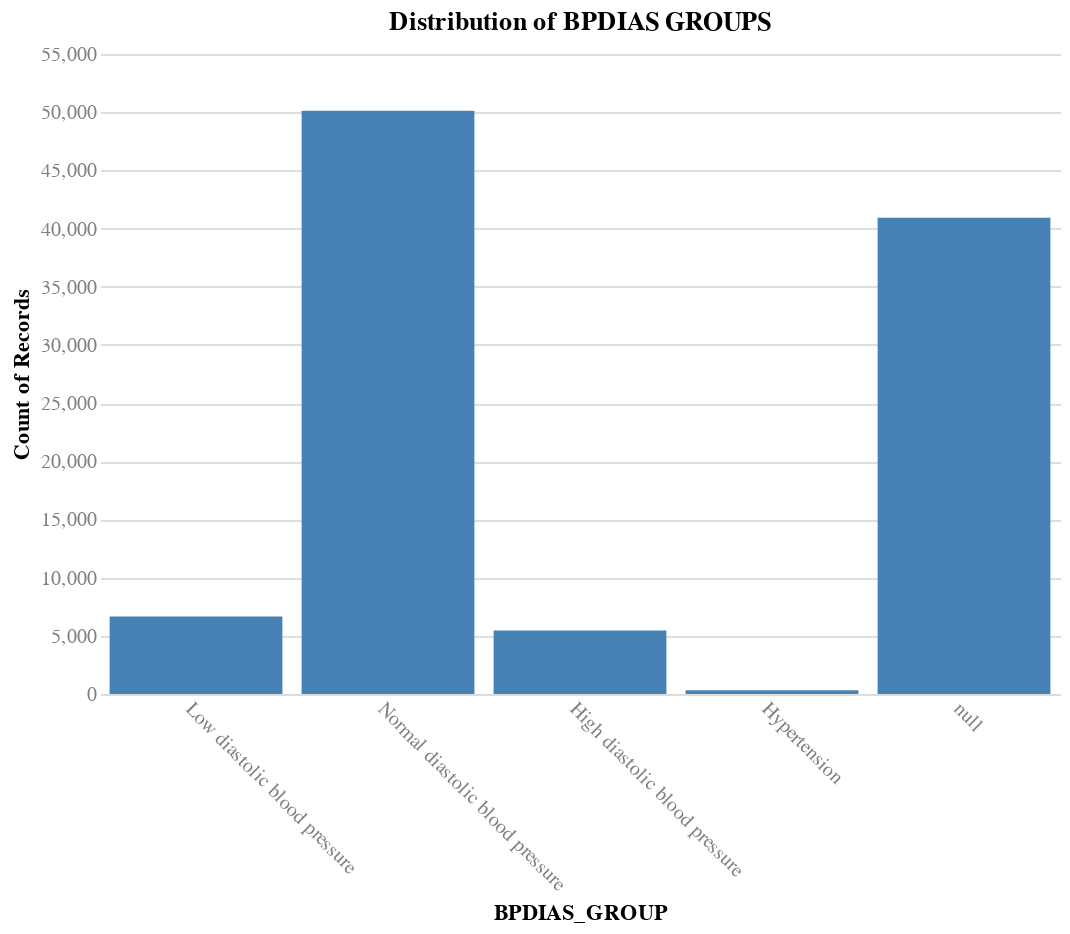

The notebook cell this image was saved under:
### Code cell
# Bin the BPDIAS as diastolic blood pressure status
# <60 = Low diastolic blood pressure
# 60-90 = Normal diastolic blood pressure
# 90-110 = High diastolic blood pressure
# >=110 = Hypertension

bpdias_groups = [
    'Low diastolic blood pressure', 'Normal diastolic blood pressure', 'High diastolic blood pressure', 'Hypertension'
]

def bin_bpdias(bpdias):
    if pd.isna(bpdias): return pd.NA
    elif bpdias < 60: return 'Low diastolic blood pressure'
    elif bpdias < 90: return 'Normal diastolic blood pressure'
    elif bpdias < 110: return 'High diastolic blood pressure'
    else: return 'Hypertension'

X_train['BPDIAS_GROUP'] = X_train['BPDIAS'].apply(bin_bpdias)

# Check the distribution of BPDIAS groups
chart(
    df=X_train,
    x=alt.X('BPDIAS_GROUP:O', sort=bpdias_groups),
    y='count()',
    title='Distribution of BPDIAS GROUPS',
).mark_bar().configure_axisX(labelAngle=45)

### Figure 1 — Vega specification as saved in the notebook (floating-point values rounded to 4 significant figures)
{"$schema": "https://vega.github.io/schema/vega/v5.json", "data": [{"name": "source_0"}, {"name": "data_0", "values": [{"BPDIAS_GROUP": "High diastolic blood pressure", "__count": 5453}, {"BPDIAS_GROUP": "Normal diastolic blood pressure", "__count": 50124}, {"BPDIAS_GROUP": null, "__count": 40923}, {"BPDIAS_GROUP": "Low diastolic blood pressure", "__count": 6666}, {"BPDIAS_GROUP": "Hypertension", "__count": 320}]}, {"name": "source_0_x_domain_BPDIAS_GROUP", "values": [{"BPDIAS_GROUP": "High diastolic blood pressure", "sort_field": 2.0}, {"BPDIAS_GROUP": "Normal diastolic blood pressure", "sort_field": 1.0}, {"BPDIAS_GROUP": null, "sort_field": 4.0}, {"BPDIAS_GROUP": "Low diastolic blood pressure", "sort_field": 0.0}, {"BPDIAS_GROUP": "Hypertension", "sort_field": 3.0}]}, {"name": "data_0_y_domain___count", "values": [{"min": 320, "max": 50124}]}], "marks": [{"type": "rect", "name": "marks", "from": {"data": "data_0"}, "encode": {"update": {"y": {"field": "__count", "scale": "y"}, "description": {"signal": "\"BPDIAS_GROUP: \" + (isValid(datum[\"BPDIAS_GROUP\"]) ? datum[\"BPDIAS_GROUP\"] : \"\"+datum[\"BPDIAS_GROUP\"]) + \"; Count of Records: \" + (format(datum[\"__count\"], \"\"))"}, "fill": {"value": "steelblue"}, "x": {"field": "BPDIAS_GROUP", "scale": "x"}, "y2": {"value": 0, "scale": "y"}, "width": {"signal": "max(0.25, bandwidth('x'))"}, "ariaRoleDescription": {"value": "bar"}}}, "style": ["bar"]}], "scales": [{"name": "x", "type": "band", "domain": {"data": "source_0_x_domain_BPDIAS_GROUP", "field": "BPDIAS_GROUP", "sort": {"op": "max", "field": "sort_field"}}, "range": [0, {"signal": "width"}], "paddingInner": 0.1, "paddingOuter": 0.05}, {"name": "y", "type": "linear", "domain": [{"signal": "(data(\"data_0_y_domain___count\")[0] || {}).min"}, {"signal": "(data(\"data_0_y_domain___count\")[0] || {}).max"}], "range": [{"signal": "height"}, 0], "zero": true, "nice": true}], "axes": [{"scale": "y", "tickCount": {"signal": "ceil(height/40)"}, "maxExtent": 0, "zindex": 0, "grid": true, "aria": false, "domain": false, "orient": "left", "gridScale": "x", "labels": false, "minExtent": 0, "ticks": false}, {"scale": "x", "labelBaseline": "top", "orient": "bottom", "grid": false, "labelAlign": "left", "title": "BPDIAS_GROUP", "zindex": 0}, {"scale": "y", "orient": "left", "labelOverlap": true, "grid": false, "tickCount": {"signal": "ceil(height/40)"}, "zindex": 0, "labelAlign": "right", "title": "Count of Records"}], "title": {"text": "Distribution of BPDIAS GROUPS", "frame": "group"}, "height": 320, "style": "cell", "config": {"axis": {"domain": false, "labelAngle": 0, "labelColor": "gray", "labelFontSize": 10, "ticks": false}, "axisX": {"labelAngle": 45}, "style": {"guide-label": {"font": "Helvetica Neue"}, "guide-title": {"font": "Helvetica Neue"}, "group-title": {"font": "Helvetica Neue"}, "group-subtitle": {"font": "Helvetica Neue"}, "cell": {"stroke": null}, "text": {"font": "Helvetica Neue"}}}, "background": "white", "width": 480, "padding": 5}
